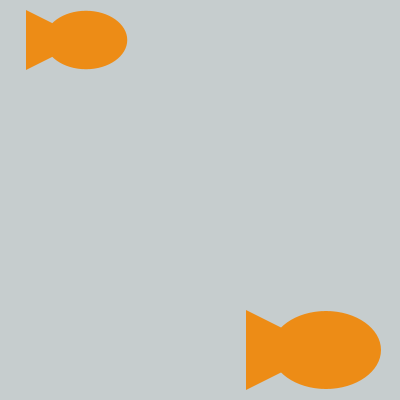
Frame 1 (no input)
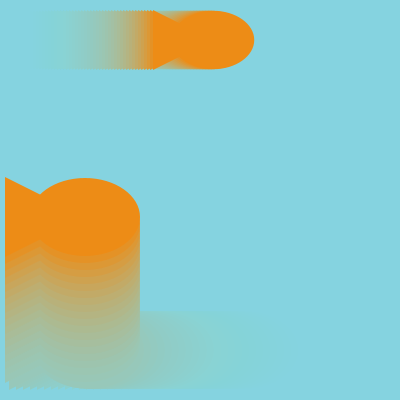
Frame 60 (the mouse pressed at the canvas centre just before this capture)
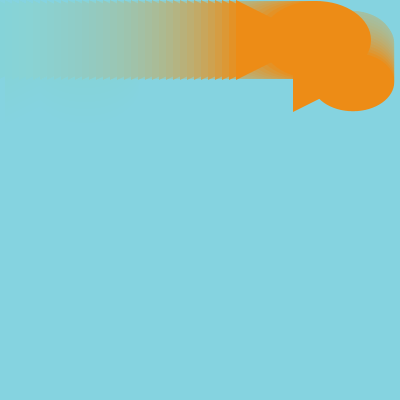
Frame 120 (the mouse held since frame 60 and released just before this capture)

The Processing sketch that drew these frames (run headless with seeded random() and noise(); from frame 60 on, the mouse is pressed at the canvas centre):

// Processing sketch: processing_133336
// ── processing_133336.pde

// Copyright 2014 Jacklynn Pham
// HW 5 week 3
// (Absent for conference day of turn in)

//////***Homework notes
// where prepWindow( ) draws a slightly transparent rectangle, 
// moveFigures( ) alters the location and movement variables for both figures, 
// and drawFigures( ) calls the figure( ) function two times

// fish 1
float x, y, wd, ht;
float dx, dy; // change in x how Nathan changes speed
float x1, y1;
float dz;

//fish 2, speedy
float fx, fy, fwd, fht, fdx, fdy;

//*******************************
void setup ()
{
  size(400, 400); 

  x=50;
  y=30;
  wd=30;
  ht=30;
  dx= 3;
 dy = 2;

  fx=300;
  fy=355;
  fwd=40;
  fht=40;
  fdx= -7;
}

// DRAW**************************
void draw( ) 
{ 
  prepWindow( ); 
  moveFigures( ); 
  drawFigures();
} 


// MOVE **************************
void moveFigures()
{
  ////// FISH ONE

  x += dx; // x = x + dx (x plus the speed)
  if ( x > width-77 ) //right
  {
    y = y + dx;  
    x = width-77;
  }

  if (y > height-33) // too down
  {
    x = x + dx;
    dx = -dx;  
    y = height-33;
  }


  if (x < 33 ) // left
  {
    y = y+dx; 
    x=33;
  }    


  if ( y < 40 ) //too up
  {
    x = x + dx;
    dx = -dx;
    y=40;
  }


  /// fish 2, aka: "speedy"
  
  fx = fx + fdx; // x = x + dx (x plus the speed)
  
   if (fx < 45 ) // left
   {
   fy = fy+fdx; 
    fx=45;
 } 

     if ( fy < 40 ) //too up
    {
     fx = fx + fdx;
     fdx = -fdx;
     fy=40;
   }

  if ( fx > width-99 ) //right
  { 
   fy = fy + fdx;
   fx = width-99; 
   fdx= fdx;
  }
  
     if (fy > height-50) // too down
    {
     fx = fx + fdx;
     fdx = -fdx;  
     fy = height-50;
     }
     
}

//void keyPressed() // from Nathan
//{
//  if (key == '+' )
//  {
//    dx++; // dx = dx +1
//  }
//  else if ( key == '-')
//  {
//    dx--;
//  }
//}

// DRAW FIGURES **************************
void drawFigures()
{
  figure(x, y, wd, ht); 
  figure(fx, fy, fwd, fht);
}

// DRAW ONE FIGURE **************************
void figure (float x, float y, float wd, float ht)
{
  fill(#ED8C16);
  noStroke();
  ellipse( x+wd, y, wd*2.75, ht*1.95);
  triangle( (x+wd), y, (x-wd), (y+ht), (x-wd), (y-ht));
  stroke(200, 0, 0);
}

// PREPARE WINDOW **************************
void prepWindow() {
  noStroke();
  fill (#83D8E3, 20);
  rect(0, 0, width, height);
  smooth ();
}
